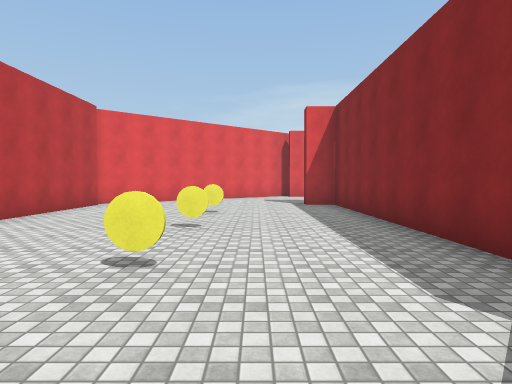
[1] (above)

12 first-person views from a walk through a scene from a Unity 3-D project. The camera is 1.5 m above the floor, tilts 2° down and sees 75° across. The floor is counted in squares, 2 m on a side. Each view is taken from the middle of a square. On the plan, view 1 faces up. The plan holds only what a view shows up to about 11 squares ahead; the rest is blank. The place goes on beyond the plan. The player is left out. Surface patterns are stand-ins for the level's own textures.

[2]
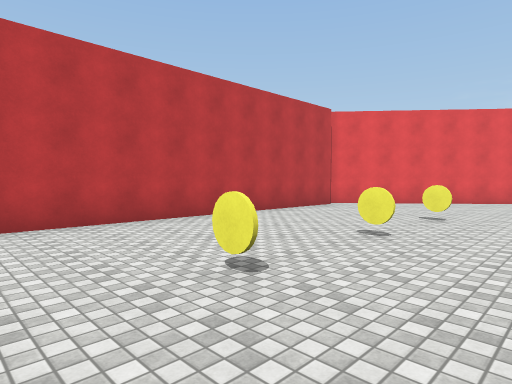

[3]
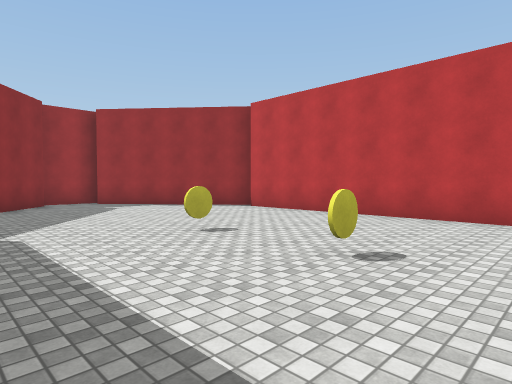

[4]
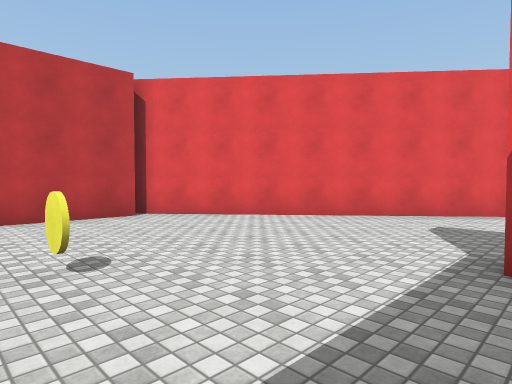

[5]
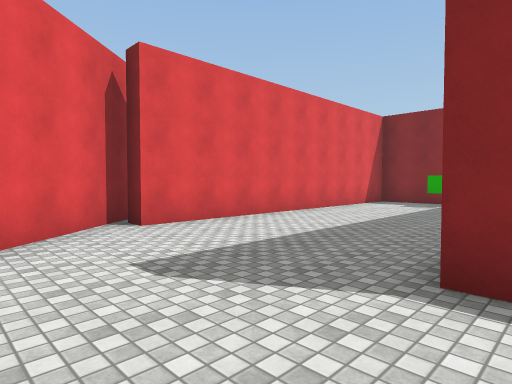

[6]
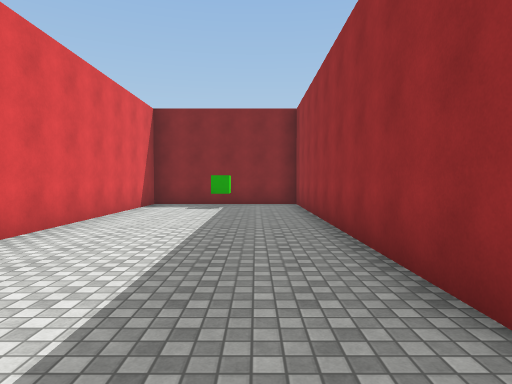

[7]
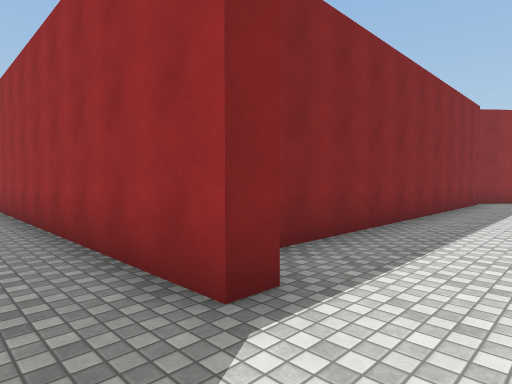

[8]
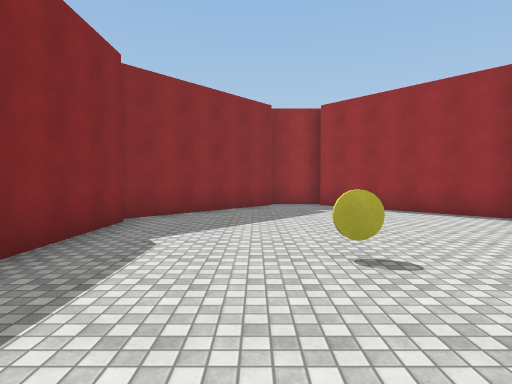

[9]
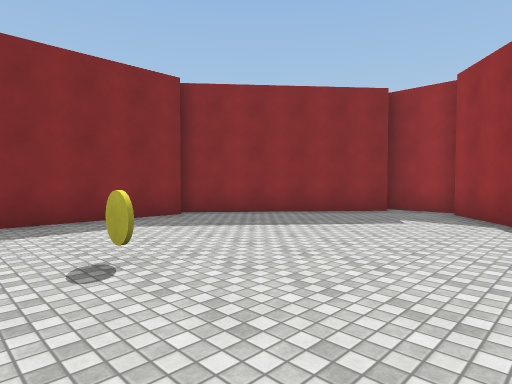

[10]
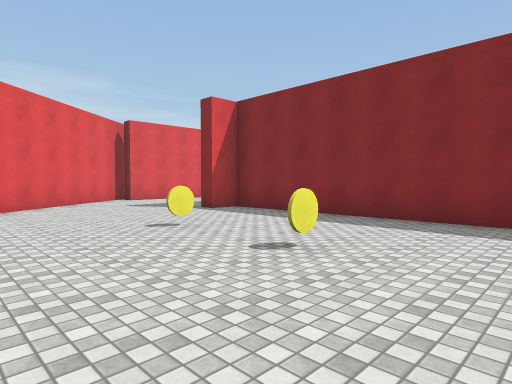

[11]
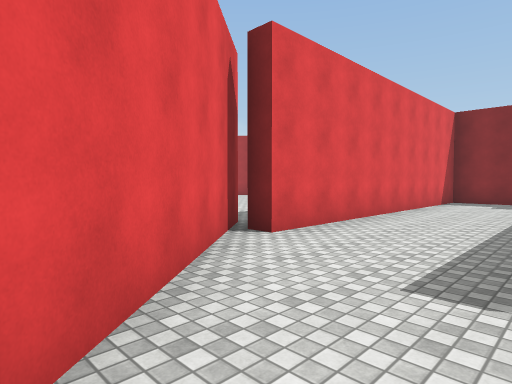

[12]
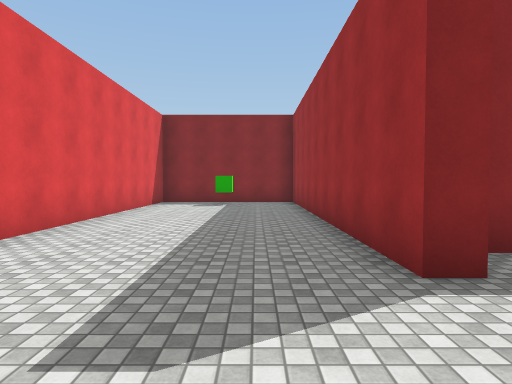

### Floor plan
Points are (right, up) in squares from view 1. A wall is a line through its corners. A room is listed if a view was taken in it or the views show most of it. See-through windows are left out.
Room 1 (views 1, 2, 3, 4, 5, 6, 7, 8, 9, 10, 11, 12)
walls: (-4.8, 10.2) (-4.8, -0.1); (2.4, -0.1) (2.4, 10.2) (1.5, 10.2) (1.5, 10.7) (10.5, 10.7) (10.5, 15.2) (1.5, 15.2) (1.5, 15.8); (-5.1, -0.3) (-1.9, -4.2); (2, 16.5) (-5.3, 10.4); (-0.5, -4.2) (2.8, -0.2); (-2.1, -4.5) (-0.2, -4.5)
objects: other object (-1, 3); other object (-1, 5); other object (-1, 8); green cube (9, 13)

Where each view was taken, in squares from view 1:
view 1: 0 up, 0 right, facing up
view 2: 1 up, 1 right, facing up-left
view 3: 7 up, 2 right, facing down-left
view 4: 7 up, 2 right, facing up-left
view 5: 10 up, 1 left, facing up-right
view 6: 12 up, 0 right, facing right
view 7: 12 up, 0 right, facing down-right
view 8: 6 up, 0 right, facing down
view 9: 4 up, 4 left, facing down-right
view 10: 3 up, 4 left, facing up-right
view 11: 12 up, 2 left, facing up-right
view 12: 12 up, 1 left, facing right
